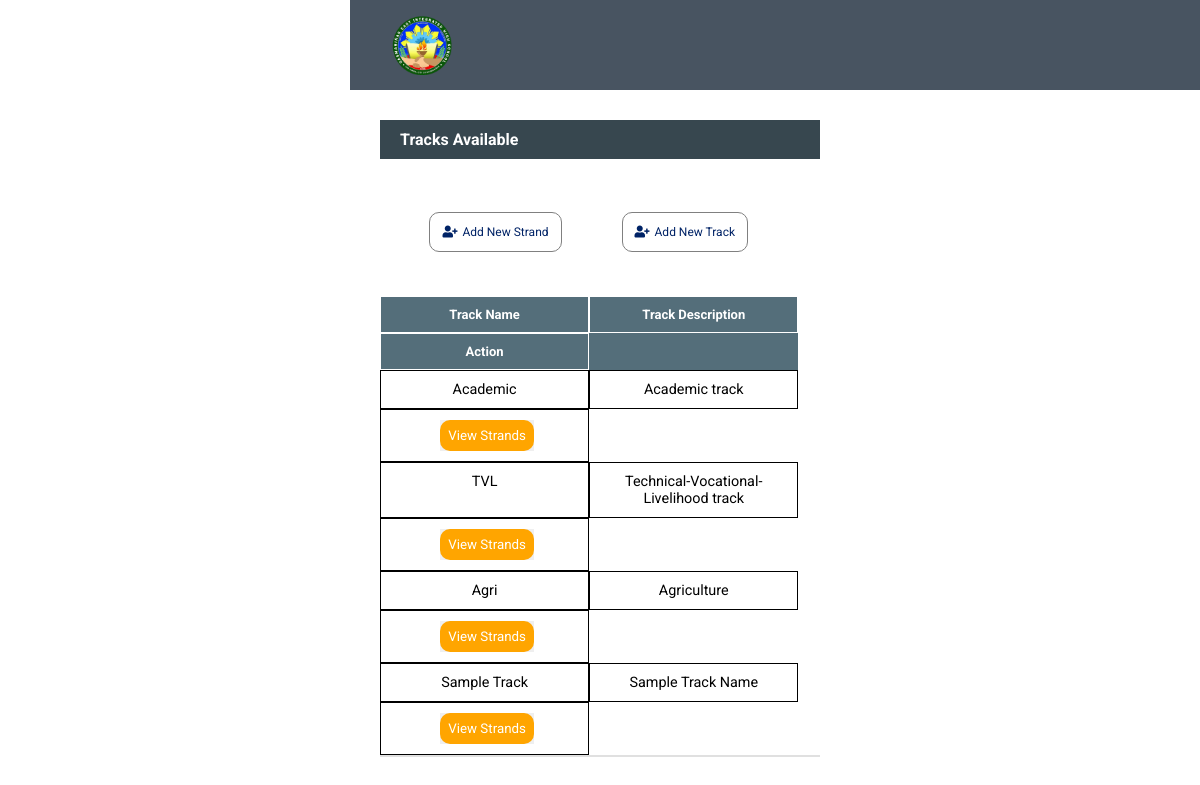
/Admin/curriculumpage.php, run on the app's committed database.
### tables this page shows
CREATE TABLE IF NOT EXISTS `tbl_tracks` (
`track_ID` int(25) NOT NULL,
  `track_name` varchar(255) NOT NULL,
  `track_desc` varchar(255) NOT NULL
);

### Admin/curriculumpage.php (the view, shortened to what this page needs)
<?php
	include("../dbconnect.php");
	$trackQry = mysqli_query($conn, "SELECT * FROM tbl_tracks WHERE track_ID != 0");
?>
<!DOCTYPE html>
<html>
<head>
	<link rel="stylesheet" type="text/css" href="css/table_design.css">
	<link rel="stylesheet" type="text/css" href="css/mediascreen.css">
</head>
<body>
	<?php
		include('navbar.php')
	?>
	<div class="container">
		<div class="header">
			<h4>Tracks Available</h4>
		</div>
		<div class="add-new">
			<a class="reg" href="addnewtrack.php"><i class="fas fa-user-plus"></i>Add New Track</a>
			<a class="reg" href="addnewstrand.php"><i class="fas fa-user-plus"></i>Add New Strand</a>
		</div>
		<div class="table">
			<table class="student-table">
				<tr class="head">
					<td>Track Name</td>
					<td>Track Description</td>
					<td align="center">Action</td>
				</tr>
				<?php
				while ($trackQryResult = mysqli_fetch_assoc($trackQry)) {
				?>
				<tr class="table-content">
					<td><?php echo $trackQryResult['track_name']; ?></td>
					<td><?php echo $trackQryResult['track_desc']; ?></td>
					<td align="center">
						<div class="action">
							<button class="submit"><a href="viewstrands.php?track_id=<?php echo $trackQryResult['track_ID']; ?>">View Strands</a></button>
						</div>
					</td>
				</tr>
				<?php }
				?>
			</table>
		</div>
	</div>
</body>
</html>

### Admin/css/table_design.css (style rules this page uses)
* { margin: 0; padding: 0; font-family: sans-serif; }
.container { margin:120px 30px 0 30px; }
.header h4 { padding: 10px 20px; color: white; background-color:#37474f; }
.add-new { float: right; margin-top: 25px; }
.add-new a { padding: 12px 12px; text-decoration: none; color: #002366; background-color: white; font-size: 12px; border: 1px solid gray; border-radius: 10px; }
table td { padding: 10px 10px; }
.head td { padding: 10px 10px; }
table { border-bottom: 2px solid #e0e0e0;; width: 100%; border-collapse: collapse; }
td a { padding: 2px -2px; }
td .action { margin-right: -10px; }
.action button { margin-right: 5px; display: inline-flex; }
.action button, .search { border: none; text-decoration: none; }
.action .submit a { padding: 8px 8px; background: orange; border-radius: 10px; color: white; transition: .3s ease; }

### Admin/css/mediascreen.css (style rules this page uses)
@media (max-width:1300px) { tr { display: flex; flex-wrap: wrap; width: 100%; } }
@media (max-width:1300px) { td { display: block; width: 50%; text-align: center; } }
@media (max-width:1300px) { table { display: block; width: 100%; } }
@media (max-width:1300px) { td { border: solid 1px; } }
@media (max-width:1300px) { body { width: 500px; margin: auto; } }
@media (max-width:1300px) { * { box-sizing: border-box; } }
@media (max-width:1300px) { .add-new a { float: right; margin-top: 25px; margin-right:60px; } }

### Admin/css/styles.css (style rules this page uses)
* { margin: 0; padding: 0; text-decoration: none; font-family: "Roboto", sans-serif; }
@media screen and (max-width:1300px) { .add-new { padding: 12px 12px; text-decoration: none; color: #002366; background-color: white; font-size: 12px; margin-top: 16px; } }

### Admin/curriculumpage.php (style rules this page uses)
table { margin-top: 35px; }
.student-table .head { font-weight: bold; font-size: 13px; color: white; background-color:#546e7a; }
.head td { padding: 10px 10px; }
.reg i { margin-right:5px; }
.table-content { font-size: .9rem; }
.add-new { margin-bottom: 2rem; }

### data on the page
tbl_tracks: track_name "Academic", track_desc "Academic track"
tbl_tracks: track_name "TVL", track_desc "Technical-Vocational-Livelihood track"
tbl_tracks: track_name "Agri", track_desc "Agriculture"
tbl_tracks: track_name "Sample Track", track_desc "Sample Track Name"
